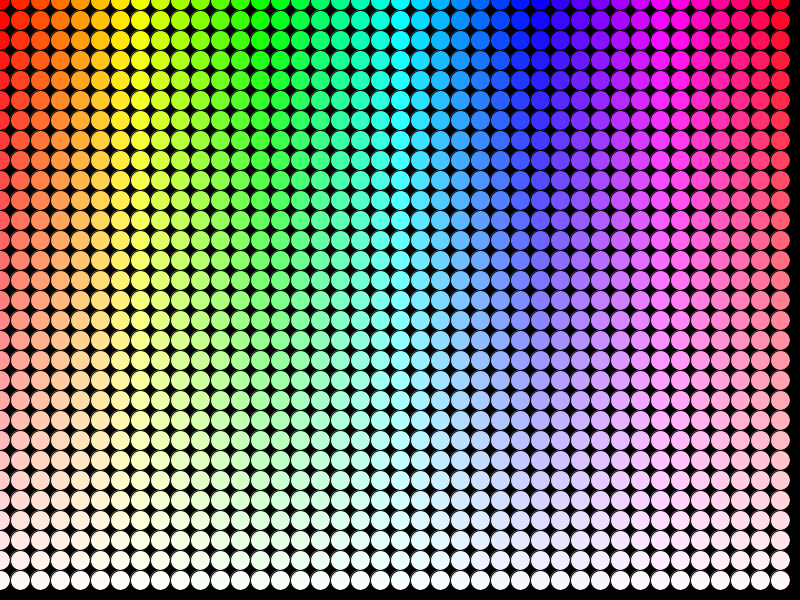
Frame 1 (no input)
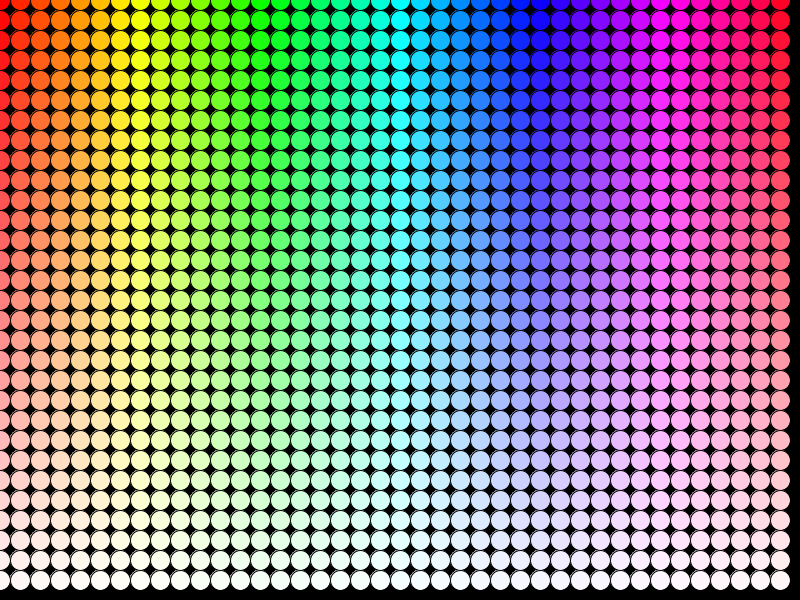
Frame 60 (the mouse pressed at the canvas centre just before this capture)
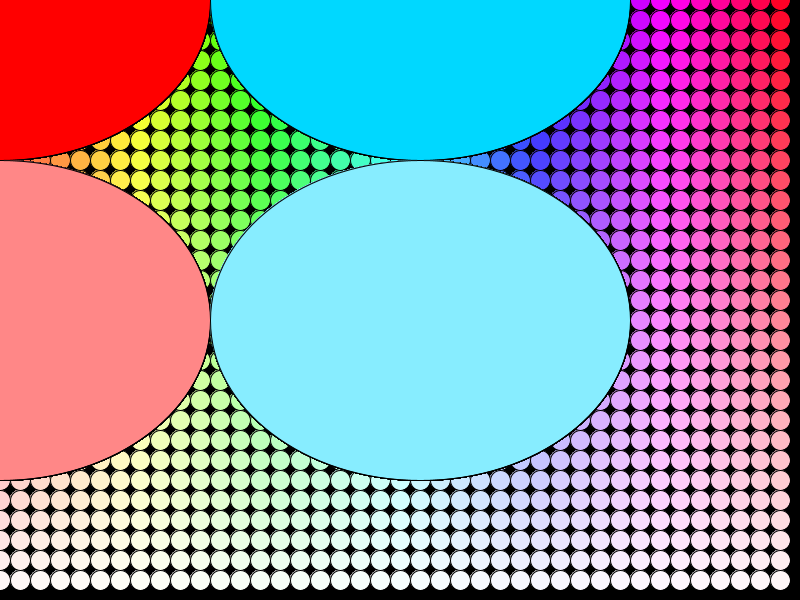
Frame 120 (the mouse held since frame 60 and released just before this capture)

The Processing sketch that drew these frames (run headless with seeded random() and noise(); from frame 60 on, the mouse is pressed at the canvas centre):

// Processing sketch: processing_137051
// ── processing_137051.pde

int stepX;
int  stepY;

void setup()
{
  size(800,600);
  background(0);
}

void draw()
{    
  colorMode(HSB,width,height,100);
  stepX= mouseX+20;
  stepY = mouseY+20;
  
  //for statement
  //gridy and gridx
  for (int gridy=0; gridy<height;gridy+=stepY)
  {
    for (int gridx=0;gridx<width;gridx+=stepX)
    { 
      fill(gridx,height-gridy,100);
      ellipse(gridx,gridy,stepX,stepY);
    }
  }
  
}
